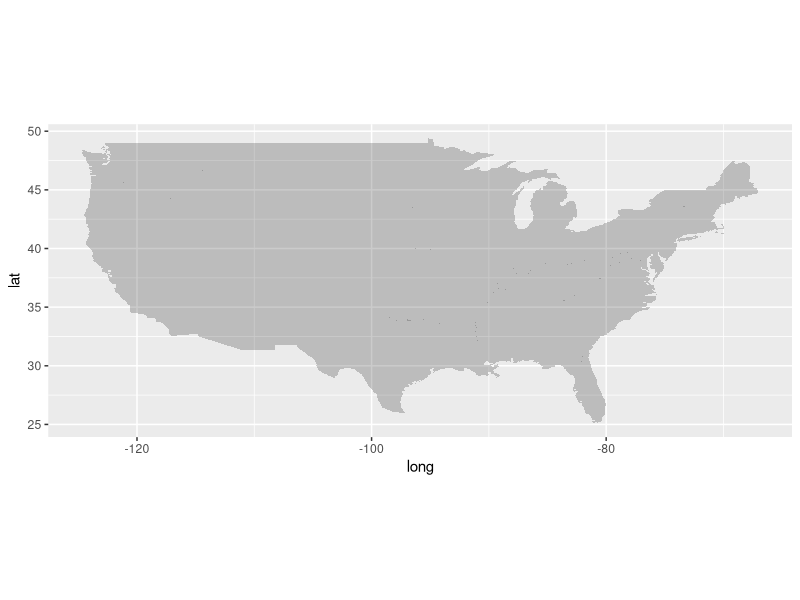

Write the R code that produced this figure.
## ---- chunk 1
library(tidyverse)
## ---- chunk 2
library(maps)
us <- map_data("state")

ggmap <- ggplot() +
  geom_polygon(data = us, aes(long, lat, group = group), alpha = 0.25) +
  coord_fixed() # esto es para mantener la razón 1:1

ggmap
